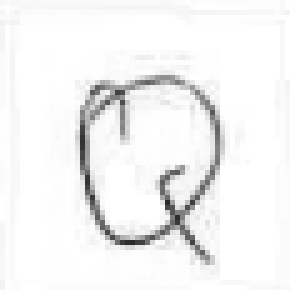
#> input picture kisy/code/schrifterkennung/letters/letter_166_r01_c06.png, 58 x 58 px (shown 5 times larger); its folder holds only this picture in this run
$ python make_dataset_simple.py
#> lines starting #> are read from the running program, lines starting #| are printed output that depends on the picture; after the words box and inside, x2 and y2 are one past the last pixel; in counts of white or black regions, pixels touching at a corner belong together
import os
from pathlib import Path

import cv2
import numpy as np


# ==========================
# Parameter anpassen
# ==========================

# Ordner, in dem die Seiten als PNGs liegen (z.B. A.png, B.png, ...)
PAGES_FOLDER = "letters"

# Wie viele Reihen und Spalten hat dein Raster?
NUMBER_ROWS = 13
NUMBER_COLS = 8

# Rand, der bei jedem Buchstaben weggeschnitten wird
MARGIN = 15

# Zielgröße für die Buchstabenbilder
TARGET_SIZE = 28

# Zielordner für den Datensatz
OUTPUT_ROOT = "dataset_simple"


def ensure_dir(path: str) -> None:
    if not os.path.exists(path):
        os.makedirs(path)


def _find_line_positions(projection: np.ndarray, min_rel_height: float = 0.5) -> list[int]:
    """
    Finde Positionen starker Linien (Rasterlinien) in einer Projektionskurve.
    Gibt die Mittelpunkte zusammenhängender Segmente zurück, deren Wert
    über einem Schwellwert liegt.
    """
    if projection.size == 0:
        return []

    max_val = float(projection.max())
    if max_val <= 0:
        return []

    threshold = max_val * min_rel_height

    positions: list[int] = []
    in_segment = False
    start = 0

    for idx, val in enumerate(projection):
        if val >= threshold and not in_segment:
            in_segment = True
            start = idx
        elif val < threshold and in_segment:
            in_segment = False
            end = idx - 1
            center = (start + end) // 2
            positions.append(center)

    if in_segment:
        end = len(projection) - 1
        center = (start + end) // 2
        positions.append(center)

    return positions


def process_page(page_path: Path, output_root: Path, counts: dict, page_index: int) -> None:
    """
    Schneidet eine einzelne Seite (PNG) in das Raster und
    speichert alle Kacheln in den Ordner des Buchstabens.

    Der Buchstabe wird aus dem Dateinamen genommen, z.B. 'A.png' -> 'A'.
    """
#> called with page_index = 0
    image = cv2.imread(str(page_path))
#> image is the input picture: shape (58, 58, 3); min 41, max 255, mean 242.8
    if image is None:
        print(f"Konnte Bild nicht laden: {page_path}")
        return

    gray = cv2.cvtColor(image, cv2.COLOR_BGR2GRAY)

    height, width, _ = image.shape
#> height = 58; width = 58
    print(f"Verarbeite {page_path.name}: Größe {height} x {width}, Seite-Index {page_index}")
#| Verarbeite letter_166_r01_c06.png: Größe 58 x 58, Seite-Index 0

    # Bild binarisieren und invertieren (Rasterlinien/Buchstaben dunkel)
    _, thresh = cv2.threshold(gray, 0, 255, cv2.THRESH_BINARY_INV + cv2.THRESH_OTSU)
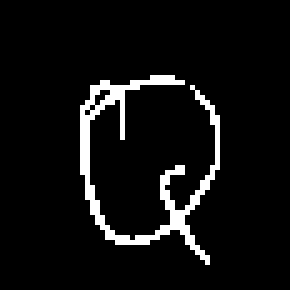
#> thresh: shape (58, 58) (shown 5 times larger); 6.3% white in thin lines or dots, all inside (x1, y1, x2, y2) = (16, 15, 44, 53)

    # Projektionen berechnen
    vertical_proj = np.sum(thresh, axis=0)   # über Zeilen summieren -> vertikale Linien
#> vertical_proj = 58 values, max 4845 at index 17, min 0 at index 0, mean 927.7
    horizontal_proj = np.sum(thresh, axis=1)  # über Spalten summieren -> horizontale Linien
#> horizontal_proj = 58 values, max 3315 at index 16, min 0 at index 0, mean 927.7

    x_lines = _find_line_positions(vertical_proj, min_rel_height=0.5)
#> in _find_line_positions, `max_val = float(projection.max())`: max_val = 4845
#> in _find_line_positions, `threshold = max_val * min_rel_height`: threshold = 2422.5
#> the loop in _find_line_positions, `for idx, val in enumerate(projection):` made 58 passes
#> (val, in_segment, center) on passes 20, 26, 35, 45: (2295, False, 17), (765, False, 24), (2295, False, 33), (0, False, 43)
#> (val, in_segment) on passes 17, 25, 34, 44: (3570, True), (3315, True), (2805, True), (2805, True)
#> after the loop in _find_line_positions, `for idx, val in enumerate(projection):`: center = 43; in_segment = False; positions = [17, 24, 33, 43]; start = 43
#> x_lines = [17, 24, 33, 43]
    y_lines = _find_line_positions(horizontal_proj, min_rel_height=0.5)
#> the loop in _find_line_positions (call 2), `for idx, val in enumerate(projection):` made 58 passes
#> (val, in_segment, center) on passes 19, 23, 36, 50: (1530, False, 16), (1275, False, 20), (1275, False, 34), (510, False, 46)
#> (val, in_segment) on passes 17, 20, 35, 46: (3315, True), (1785, True), (1785, True), (2040, True)
#> y_lines = [16, 20, 34, 46]

    # Wir erwarten NUMBER_COLS+1 vertikale und NUMBER_ROWS+1 horizontale Linien
    if len(x_lines) != NUMBER_COLS + 1 or len(y_lines) != NUMBER_ROWS + 1:
        print(
            f"Warnung: erwartete {NUMBER_COLS+1} vertikale / {NUMBER_ROWS+1} horizontale Linien, "
            f"gefunden wurden {len(x_lines)} / {len(y_lines)}. Fallback auf gleichmäßiges Raster."
        )
#| Warnung: erwartete 9 vertikale / 14 horizontale Linien, gefunden wurden 4 / 4. Fallback auf gleichmäßiges Raster.
        # Gleichmäßiges Raster als Fallback
        x_lines = [int(j * width / NUMBER_COLS) for j in range(NUMBER_COLS + 1)]
#> x_lines = [0, 7, 14, 21, 29, 36, 43, 50, 58]
        y_lines = [int(i * height / NUMBER_ROWS) for i in range(NUMBER_ROWS + 1)]

    for i in range(NUMBER_ROWS):
        # Welcher Buchstabe gehört zu dieser Zeile?
        # Annahme: auf JEDER Seite steht in Zeile 0 der Buchstabe A,
        # in Zeile 1 der Buchstabe B, ..., also jede Seite enthält das
        # komplette Alphabet mit gleicher Anordnung.
        # -> Der Buchstabe hängt NUR von der Zeile ab, nicht von der Seite.
        if i >= 26:
            # Nur A–Z (26 Buchstaben)
            break
        label = chr(ord("A") + i)

        for j in range(NUMBER_COLS):
            x1 = x_lines[j]
            x2 = x_lines[j + 1]
            y1 = y_lines[i]
            y2 = y_lines[i + 1]

            # Etwas Innenrand, damit die gezeichneten Linien abgeschnitten werden
            inner_margin = max(1, MARGIN // 3)
            x1_crop = x1 + inner_margin
            x2_crop = x2 - inner_margin
            y1_crop = y1 + inner_margin
            y2_crop = y2 - inner_margin

            # Safety: Koordinaten innerhalb des Bildes halten
            x1_crop = max(0, min(x1_crop, width - 1))
            x2_crop = max(0, min(x2_crop, width))
            y1_crop = max(0, min(y1_crop, height - 1))
            y2_crop = max(0, min(y2_crop, height))

            # Zuschneiden
            letter_img = gray[y1_crop:y2_crop, x1_crop:x2_crop]

            # Falls aus irgendeinem Grund zu klein, überspringen
            if letter_img.size == 0 or letter_img.shape[0] < 5 or letter_img.shape[1] < 5:
                continue  # zu klein oder leer

            # Auf 28x28 skalieren
            letter_img_resized = cv2.resize(
                letter_img, (TARGET_SIZE, TARGET_SIZE), interpolation=cv2.INTER_AREA
            )

            # Ordner für Buchstaben
            label_dir = output_root / label
            ensure_dir(str(label_dir))

            # Laufende Nummer für diesen Buchstaben
            counts.setdefault(label, 0)
            counts[label] += 1

            filename = f"{label}_{counts[label]:04d}.png"
            save_path = label_dir / filename

            cv2.imwrite(str(save_path), letter_img_resized)
#> after the loop, counts = 0 items


def main() -> None:
    # Immer relativ zum Speicherort dieses Skripts arbeiten,
    # egal von welchem Arbeitsverzeichnis aus es gestartet wird.
    script_dir = Path(__file__).resolve().parent

    pages_dir = script_dir / PAGES_FOLDER
    output_root = script_dir / OUTPUT_ROOT
    ensure_dir(str(output_root))

    # Alle PNG-Seiten im Ordner 'letters'
    page_files = sorted(
        [p for p in pages_dir.iterdir() if p.suffix.lower() in {".png", ".jpg", ".jpeg"}]
    )

    if not page_files:
        raise FileNotFoundError(f"Keine Seitenbilder in Ordner: {PAGES_FOLDER}")

    counts: dict[str, int] = {}

    for page_index, page_path in enumerate(page_files):
        process_page(page_path, output_root, counts, page_index)

    print("Fertig! Gespeicherte Bilder pro Buchstabe:")
    for label in sorted(counts.keys()):
        print(label, ":", counts[label])


if __name__ == "__main__":
    main()

$ run again, on kisy/code/schrifterkennung/letters/letters_removed-3.png
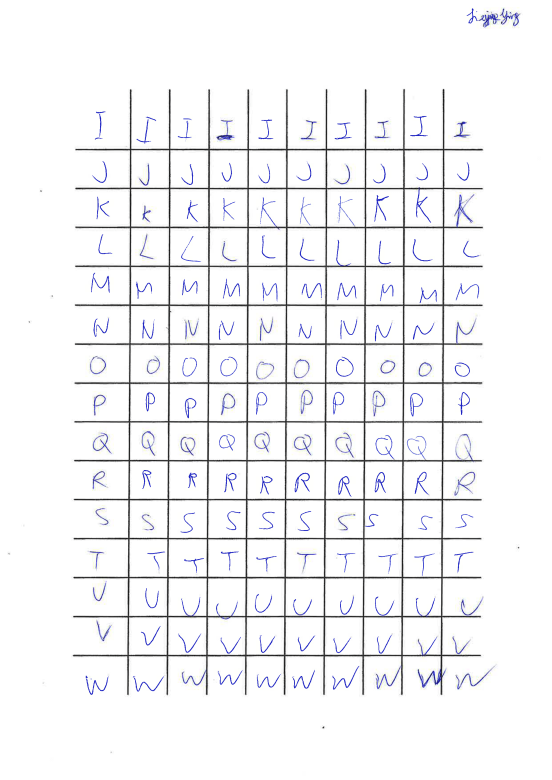
#> input picture kisy/code/schrifterkennung/letters/letters_removed-3.png, 1654 x 2338 px (shown at 1/3 size)
#> in process_page, image is the input picture: shape (2338, 1654, 3); mean B, G, R 245, 243.3, 243.2
#| Verarbeite letters_removed-3.png: Größe 2338 x 1654, Seite-Index 0
#> in process_page, `_, thresh = cv2.threshold(gray, 0, 255, cv2.THRESH_BINARY_INV + cv2.TH..`:
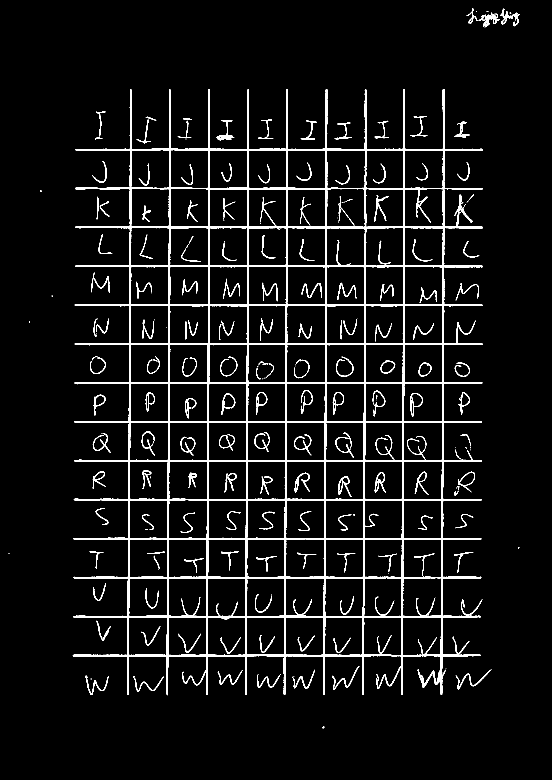
#> thresh: shape (2338, 1654) (shown at 1/3 size); 5.3% white; 278 white regions (94 under 20 px), largest, box (x1, y1, x2, y2) and area: (218, 267, 1449, 2086) 152479, (1437, 41, 1500, 82) 871, (1500, 26, 1558, 79) 742
#> vertical_proj = 1654 values, max 327420 at index 977, min 0 at index 0, mean 31705.9
#> horizontal_proj = 2338 values, max 312375 at index 1966, min 0 at index 0, mean 22430.1
#> max_val = 327420
#> threshold = 163710
#> the loop in _find_line_positions, `for idx, val in enumerate(projection):` made 1654 passes
#> (in_segment, center) on passes 394, 511, 630, 747, 863, 982, 1099, 1215: (False, 388), (False, 506), (False, 624), (False, 741), (False, 858), (False, 976), (False, 1093), (False, 1209)
#> after the loop in _find_line_positions, `for idx, val in enumerate(projection):`: center = 1328; end = 1331; in_segment = False; positions = [388, 506, 624, 741, 858, 976, 1093, 1209, 1328]; start = 1325
#> x_lines = [388, 506, 624, 741, 858, 976, 1093, 1209, 1328]
#> the loop in _find_line_positions (call 2), `for idx, val in enumerate(projection):` made 2338 passes
#> in_segment on passes 448, 452, 565, 569, 681, 686, 798, 802: True, False, True, False, True, False, True, False
#> y_lines = [448, 565, 682, 798, 915, 1032, 1149, 1265, 1381, 1498, 1615, 1732, 1849, 1966]
#> after the loop in process_page, `for i in range(NUMBER_ROWS):`:
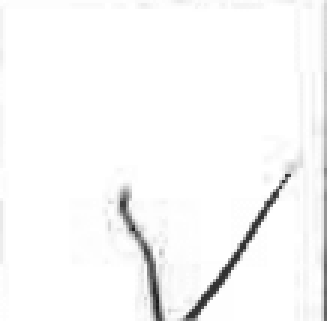
#> letter_img: shape (107, 109) (shown 3 times larger); min 30, max 255, mean 248.1
#> after the loop in process_page, `for i in range(NUMBER_ROWS):`: counts = 13 items

$ run again, on kisy/code/schrifterkennung/letters/letters_removed-4.png
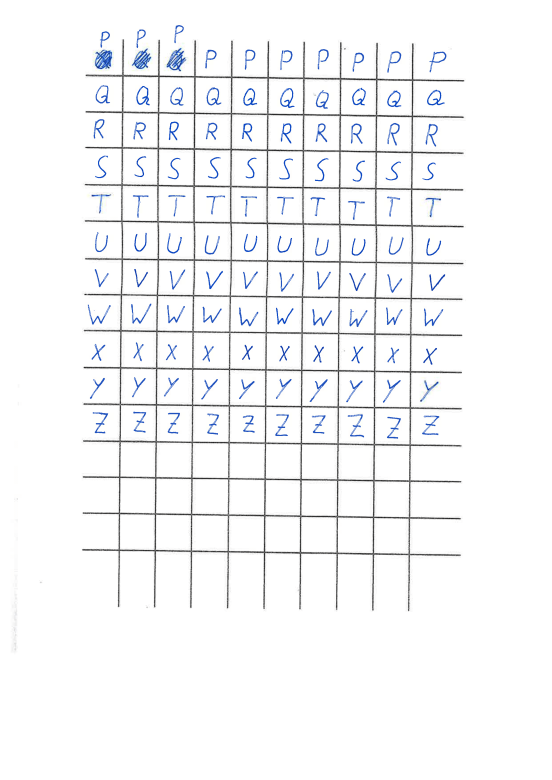
#> input picture kisy/code/schrifterkennung/letters/letters_removed-4.png, 1654 x 2338 px (shown at 1/3 size)
#> in process_page, image is the input picture: shape (2338, 1654, 3); mean B, G, R 247.3, 245.8, 245.1
#| Verarbeite letters_removed-4.png: Größe 2338 x 1654, Seite-Index 0
#> in process_page, `_, thresh = cv2.threshold(gray, 0, 255, cv2.THRESH_BINARY_INV + cv2.TH..`:
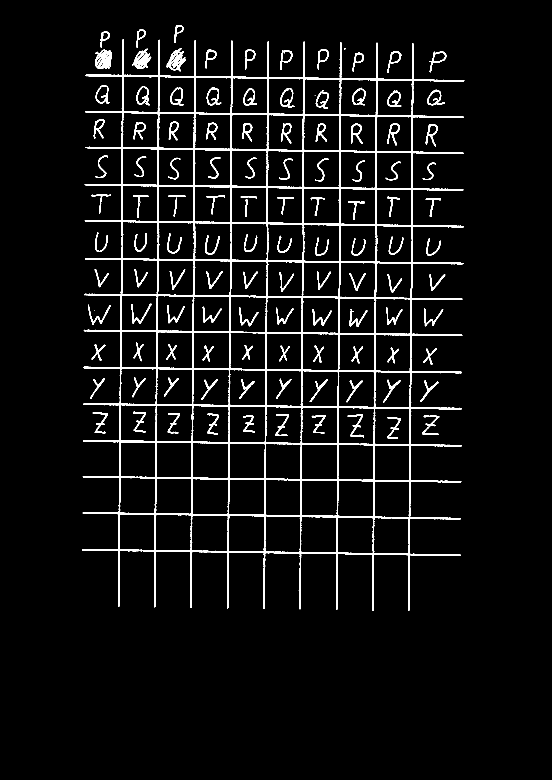
#> thresh: shape (2338, 1654) (shown at 1/3 size); 4.8% white; 126 white regions (8 under 20 px), largest, box (x1, y1, x2, y2) and area: (247, 118, 1393, 1833) 127690, (285, 149, 336, 207) 1883, (500, 144, 558, 214) 1597
#> vertical_proj = 1654 values, max 197370 at index 583, min 0 at index 0, mean 28488.2
#> horizontal_proj = 2338 values, max 107355 at index 997, min 0 at index 0, mean 20153.7
#> max_val = 197370
#> threshold = 98685
#> the loop in _find_line_positions, `for idx, val in enumerate(projection):` made 1654 passes
#> (in_segment, center) on passes 364, 370, 472, 478, 587, 691, 697, 800: (False, 359), (False, 366), (False, 467), (False, 474), (False, 579), (False, 686), (False, 693), (False, 795)
#> after the loop in _find_line_positions, `for idx, val in enumerate(projection):`: center = 1232; end = 1237; in_segment = False; positions = [359, 366, 467, 474, 579, 686, 693, 795, 802, 906, 1016, 1124, 1232]; start = 1227
#> in process_page, `x_lines = _find_line_positions(vertical_proj, min_rel_height=0.5)`: x_lines has the same summary as positions in _find_line_positions
#> the loop in _find_line_positions (call 2), `for idx, val in enumerate(projection):` made 2338 passes
#> (in_segment, center) on passes 159, 177, 179, 188, 244, 315, 352, 460: (False, 157), (False, 175), (False, 177), (False, 184), (False, 234), (False, 312), (False, 343), (False, 450)
#> in process_page, `y_lines = _find_line_positions(horizontal_proj, min_rel_height=0.5)`: y_lines = [157, 175, 177, 184, 234, 312, 343, 450, 561, 670, 783, 889, 961, 998, 1109, 1218, 1329, 1437, 1546, 1657]
#| Warnung: erwartete 9 vertikale / 14 horizontale Linien, gefunden wurden 13 / 20. Fallback auf gleichmäßiges Raster.
#> the loop in process_page, `for i in range(NUMBER_ROWS):` made 13 passes
#> pass 1, in process_page, `cv2.imwrite(str(save_path), letter_img_resized)`:
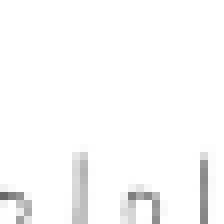
#> saved as A_0004.png: shape (28, 28) (shown 8 times larger); min 104, max 255, mean 250.2
#> after the loop in process_page, `for i in range(NUMBER_ROWS):`: counts = 13 items

$ run again, on kisy/code/schrifterkennung/letters/letters_removed-8.png
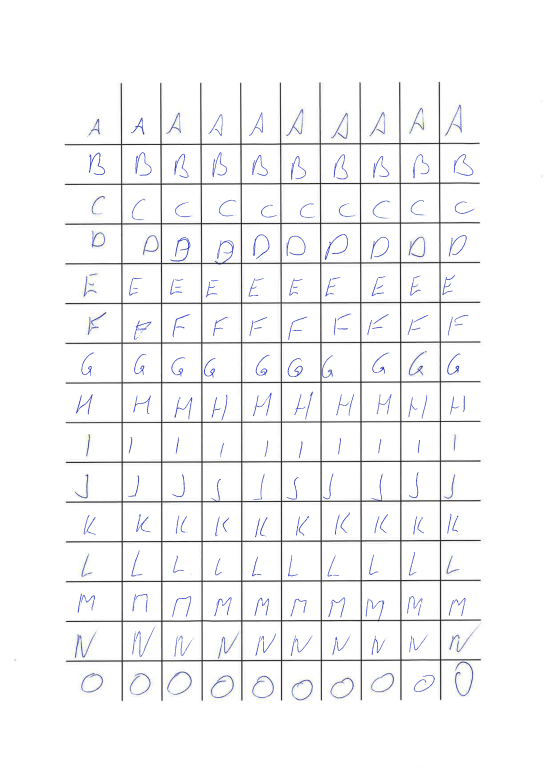
#> input picture kisy/code/schrifterkennung/letters/letters_removed-8.png, 1654 x 2338 px (shown at 1/3 size)
#> in process_page, image is the input picture: shape (2338, 1654, 3); mean B, G, R 247.1, 245.9, 245.7
#| Verarbeite letters_removed-8.png: Größe 2338 x 1654, Seite-Index 0
#> in process_page, `_, thresh = cv2.threshold(gray, 0, 255, cv2.THRESH_BINARY_INV + cv2.TH..`:
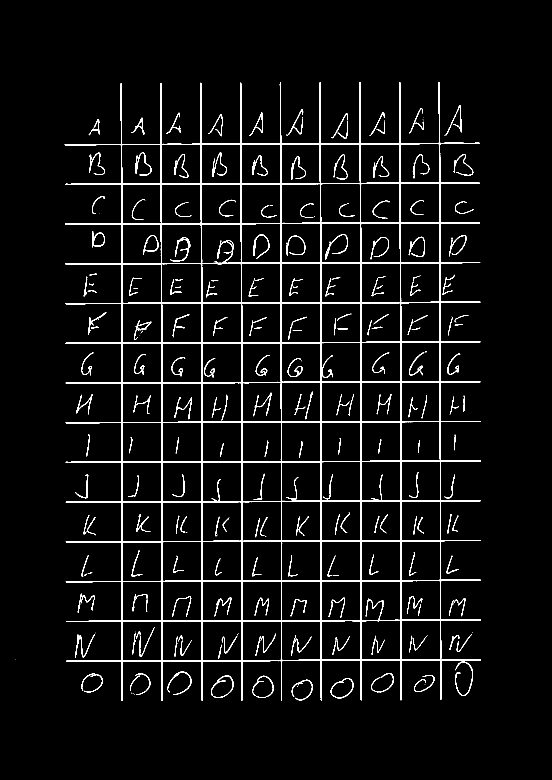
#> thresh: shape (2338, 1654) (shown at 1/3 size); 4.3% white; 294 white regions (64 under 20 px), largest, box (x1, y1, x2, y2) and area: (194, 246, 1443, 2103) 118315, (511, 712, 571, 786) 674, (1365, 1985, 1419, 2088) 674
#> vertical_proj = 1654 values, max 472005 at index 365, min 0 at index 0, mean 25431.5
#> horizontal_proj = 2338 values, max 276420 at index 1504, min 0 at index 0, mean 17991.4
#> max_val = 472005
#> threshold = 236002.5
#> the loop in _find_line_positions, `for idx, val in enumerate(projection):` made 1654 passes
#> (in_segment, center) on passes 369, 488, 608, 728, 847, 966, 1086, 1205: (False, 366), (False, 484), (False, 605), (False, 724), (False, 843), (False, 962), (False, 1082), (False, 1202)
#> after the loop in _find_line_positions, `for idx, val in enumerate(projection):`: center = 1320; end = 1322; in_segment = False; positions = [366, 484, 605, 724, 843, 962, 1082, 1202, 1320]; start = 1319
#> x_lines = [366, 484, 605, 724, 843, 962, 1082, 1202, 1320]
#> the loop in _find_line_positions (call 2), `for idx, val in enumerate(projection):` made 2338 passes
#> in_segment on passes 431, 435, 550, 555, 669, 674, 789, 793: True, False, True, False, True, False, True, False
#> y_lines = [431, 551, 670, 789, 908, 1027, 1147, 1265, 1384, 1504, 1623, 1743, 1862, 1981]
#> after the loop in process_page, `for i in range(NUMBER_ROWS):`:
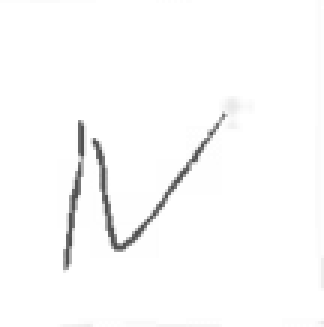
#> letter_img: shape (109, 108) (shown 3 times larger); min 82, max 255, mean 250.8
#> after the loop in process_page, `for i in range(NUMBER_ROWS):`: counts = 13 items
